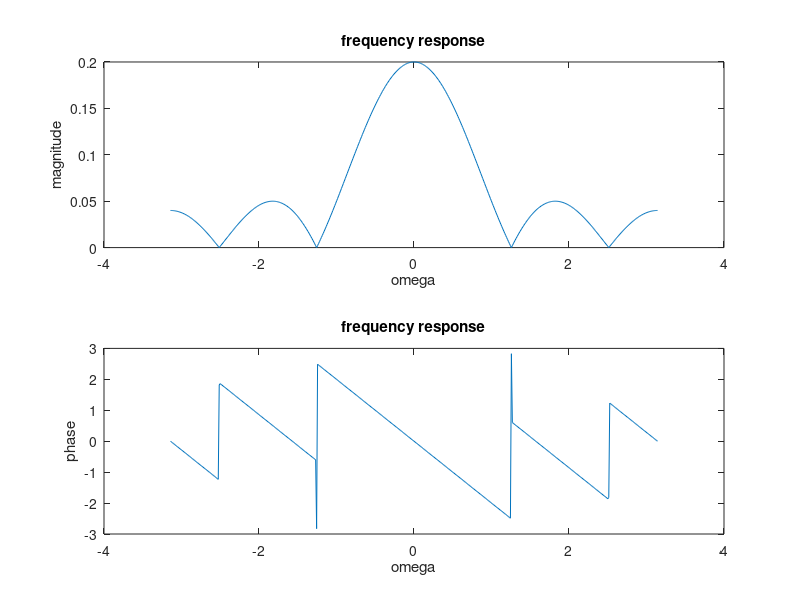

This chart was generated by the following MATLAB code:
M = input('Enter the value of M:');
B = 1/M*ones(1,M);
A = input('Denominator cofficient :');
N=M-1;

W = -pi:pi/255:pi;
H = freqz(B,A,W);

figure(1)

subplot(2,1,1);
plot(W,abs(H));
title('frequency response');
xlabel('omega');
ylabel('magnitude');

subplot(2,1,2);
plot(W,angle(H));
title('frequency response');
xlabel('omega');
ylabel('phase');
